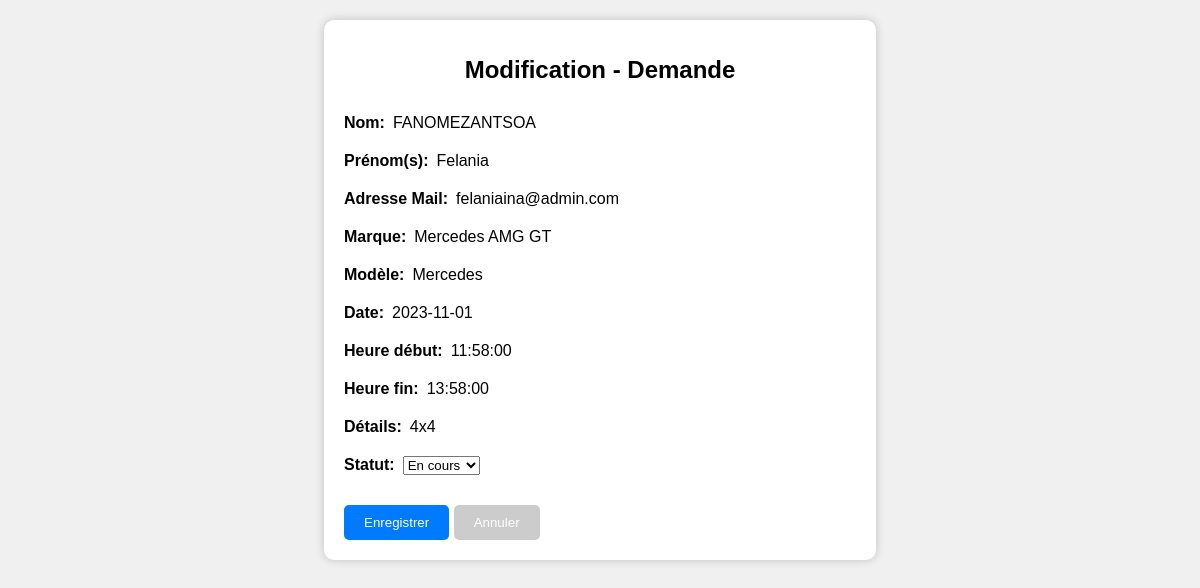
The page /admin/edit_demande.php?ID_demande=42 on the database as committed earlier.
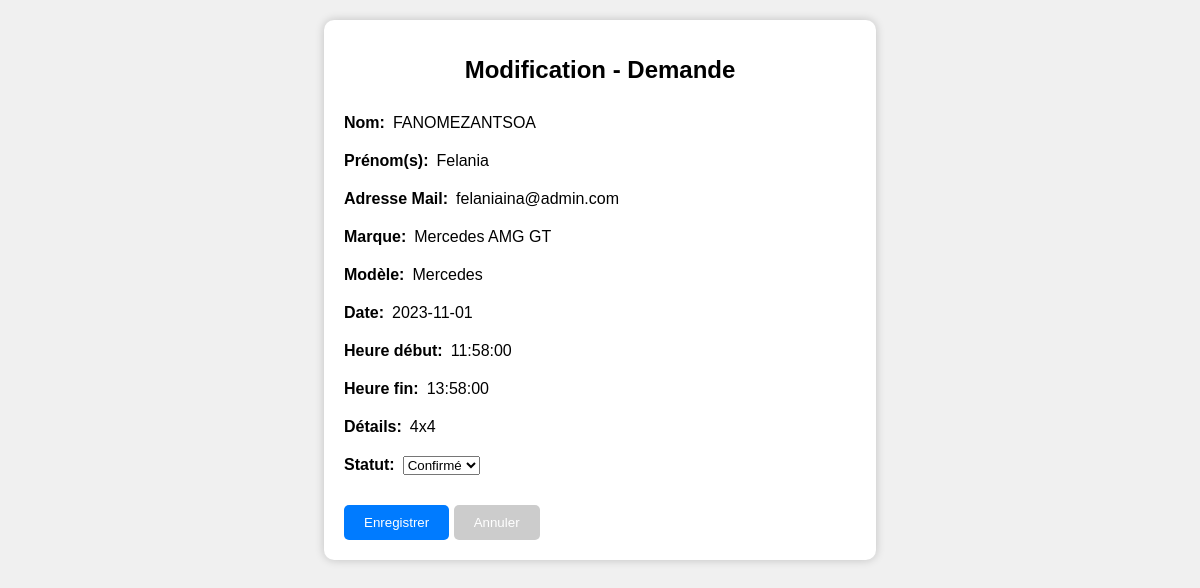
The same page on the database as committed later.
### tables this page shows
CREATE TABLE `demande` (
  `ID_demande` int(11) NOT NULL,
  `idinscription` varchar(250) DEFAULT NULL,
  `nom` varchar(50) DEFAULT NULL,
  `prenom` varchar(50) DEFAULT NULL,
  `email` varchar(250) DEFAULT NULL,
  `Id_Voiture` varchar(50) DEFAULT NULL,
  `marque` varchar(50) DEFAULT NULL,
  `modele` varchar(50) DEFAULT NULL,
  `details` varchar(50) DEFAULT NULL,
  `date1` date DEFAULT NULL,
  `date2` date DEFAULT NULL,
  `heure1` time DEFAULT NULL,
  `heure2` time DEFAULT NULL,
  `Statuts1` varchar(255) NOT NULL
);

### admin/edit_demande.php (the view, shortened to what the changed rows need)
<!DOCTYPE html>
    <html lang="en">
        <head>
            <link rel="stylesheet" href="../Css/admin/custum.css">
                <?php
                    $servername = "localhost";
                    $username = "root";
                    $password = "";
                    $dbname = "supercar";
                    $conn = mysqli_connect($servername, $username, $password, $dbname);
                    if ($_SERVER["REQUEST_METHOD"] == "POST") {
                        $id = $_POST["Id_demande"];
                        $Status1 = $_POST["Status1"];
                        $sql = "UPDATE demande SET Statuts1='$Status1' WHERE ID_demande='$id'";
                        if (mysqli_query($conn, $sql)) {
                            header("location: demande.php");
                            exit();
                        } else {
                            echo "Error updating record: " . mysqli_error($conn);
                        }
                    } else {
                        $id = $_GET["ID_demande"];
                            $sql = "SELECT * FROM demande WHERE ID_demande='$id'";
                        $result = mysqli_query($conn, $sql);
                        if (mysqli_num_rows($result) == 1) {
                            $row = mysqli_fetch_assoc($result);
                            $nom = $row["nom"];
                            $prenom = $row["prenom"];
                            $email = $row["email"];
                            $marque = $row["marque"];
                            $modele = $row["modele"];
                            $details = $row["details"];
                            $date1 = $row["date1"];
                            $heure1 = $row["heure1"];
                            $heure2 = $row["heure2"];
                            $Status1 = $row["Statuts1"];
                        } else {
                            echo "Record not found";
                        }
                    }
                ?>
        <body>
            <div class="container" id="edit_demande">
                <h1>Modification - Demande</h1>
                <div class="profile-form">
                    <form id="show_demande" method="post" action="edit_demande.php">
                        <table>
                                    <div class="form-group">
                                        <label for="nom">Nom:</label>&ensp;
                                        <span id="nom"><?php echo $nom; ?></span>
                                    </div>
                                    <div class="form-group">
                                        <label for="prenom">Prénom(s):</label>&ensp;
                                        <span id="prenom"><?php echo $prenom; ?></span>
                                    </div>
                                    <div class="form-group">
                                        <label for="email">Adresse Mail:</label>&ensp;
                                        <span id="email"><?php echo $email; ?></span>
                                    </div>
                                    <div class="form-group">
                                        <label for="marque">Marque:</label>&ensp;
                                        <span id="marque"><?php echo $marque; ?></span>
                                    </div>
                                    <div class="form-group">
                                        <label for="modele">Modèle:</label>&ensp;
                                        <span id="modele"><?php echo $modele; ?></span>
                                    </div>
                                    <div class="form-group">
                                        <label>Date:</label>&ensp;
                                        <span name="date1"> <?php echo $date1; ?></span>
                                    </div>
                                    <div class="form-group">
                                        <label for="heure1">Heure début:</label>&ensp;
                                        <span id="heure1"><?php echo $heure1; ?></span>
                                    </div>
                                    <div class="form-group">
                                        <label for="heure2">Heure fin:</label>&ensp;
                                        <span id="heure2"><?php echo $heure2; ?></span>
                                    </div>
                                    <div class="form-group">
                                        <label for="details">Détails:</label>&ensp;
                                        <span id="details"><?php echo $details; ?></span>
                                    </div>
                        </table>
                        <div class="form-group">
                            <label for="Status1">Statut:</label>&ensp;
                            <select id="Status1" name="Status1">
                                <option value="En cours" <?php if ($Status1 === "En cours") echo "selected"; ?>>En cours</option>
                                <option value="Confirmé" <?php if ($Status1 === "Confirmé") echo "selected"; ?>>Confirmé</option>
                            </select>
                        </div>
                    </form>
                </div>
            </div>
        </body>
    </html>

Rows that differ between the two databases and show on the page:
changed demande "FANOMEZANTSOA": Status1 "En cours" → "Confirmé"
